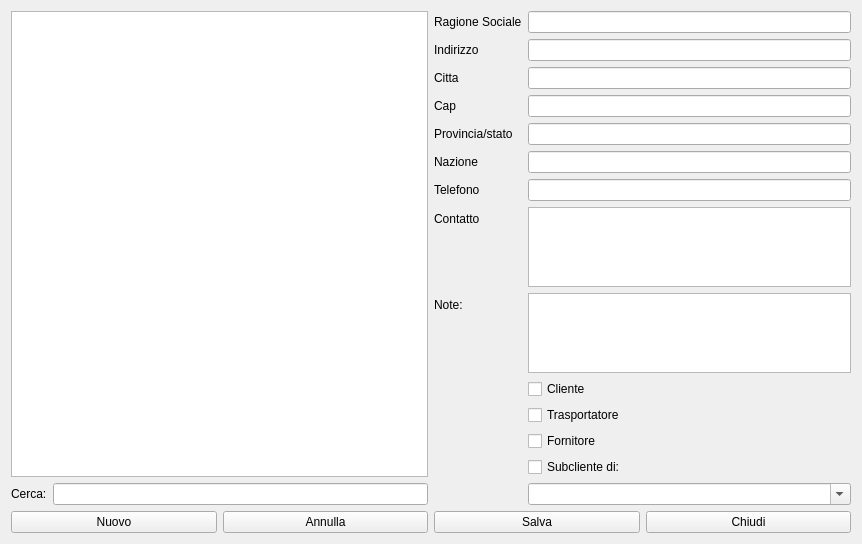
<?xml version="1.0" encoding="UTF-8"?>
<ui version="4.0">
 <class>HUtenti</class>
 <widget class="QWidget" name="HUtenti">
  <property name="windowModality">
   <enum>Qt::ApplicationModal</enum>
  </property>
  <property name="geometry">
   <rect>
    <x>0</x>
    <y>0</y>
    <width>862</width>
    <height>544</height>
   </rect>
  </property>
  <property name="windowTitle">
   <string>Anagrafica</string>
  </property>
  <property name="windowIcon">
   <iconset resource="icons.qrc">
    <normaloff>:/Resources/User-Black.PNG</normaloff>:/Resources/User-Black.PNG</iconset>
  </property>
  <layout class="QVBoxLayout" name="verticalLayout_3">
   <item>
    <layout class="QVBoxLayout" name="verticalLayout_2">
     <item>
      <layout class="QHBoxLayout" name="horizontalLayout_3">
       <item>
        <layout class="QVBoxLayout" name="verticalLayout">
         <item>
          <widget class="QListView" name="lvUtenti">
           <property name="selectionBehavior">
            <enum>QAbstractItemView::SelectRows</enum>
           </property>
           <property name="selectionRectVisible">
            <bool>true</bool>
           </property>
          </widget>
         </item>
         <item>
          <layout class="QHBoxLayout" name="horizontalLayout">
           <item>
            <widget class="QLabel" name="label">
             <property name="text">
              <string>Cerca:</string>
             </property>
            </widget>
           </item>
           <item>
            <widget class="QLineEdit" name="lsearch"/>
           </item>
          </layout>
         </item>
        </layout>
       </item>
       <item>
        <layout class="QFormLayout" name="formLayout">
         <property name="fieldGrowthPolicy">
          <enum>QFormLayout::AllNonFixedFieldsGrow</enum>
         </property>
         <item row="0" column="0">
          <widget class="QLabel" name="label_2">
           <property name="text">
            <string>Ragione Sociale</string>
           </property>
          </widget>
         </item>
         <item row="0" column="1">
          <widget class="QLineEdit" name="lragsoc"/>
         </item>
         <item row="1" column="0">
          <widget class="QLabel" name="label_3">
           <property name="text">
            <string>Indirizzo</string>
           </property>
          </widget>
         </item>
         <item row="1" column="1">
          <widget class="QLineEdit" name="lind"/>
         </item>
         <item row="3" column="1">
          <widget class="QLineEdit" name="lcap"/>
         </item>
         <item row="4" column="1">
          <widget class="QLineEdit" name="lcit"/>
         </item>
         <item row="5" column="0">
          <widget class="QLabel" name="label_7">
           <property name="text">
            <string>Provincia/stato</string>
           </property>
          </widget>
         </item>
         <item row="5" column="1">
          <widget class="QLineEdit" name="lpro"/>
         </item>
         <item row="6" column="0">
          <widget class="QLabel" name="label_6">
           <property name="text">
            <string>Nazione</string>
           </property>
          </widget>
         </item>
         <item row="6" column="1">
          <widget class="QLineEdit" name="lnaz"/>
         </item>
         <item row="7" column="0">
          <widget class="QLabel" name="label_8">
           <property name="text">
            <string>Telefono</string>
           </property>
          </widget>
         </item>
         <item row="7" column="1">
          <widget class="QLineEdit" name="ltel"/>
         </item>
         <item row="8" column="0">
          <widget class="QLabel" name="label_9">
           <property name="text">
            <string>Contatto</string>
           </property>
          </widget>
         </item>
         <item row="8" column="1">
          <widget class="QTextEdit" name="tcon"/>
         </item>
         <item row="10" column="1">
          <widget class="QCheckBox" name="cbcli">
           <property name="text">
            <string>Cliente</string>
           </property>
          </widget>
         </item>
         <item row="11" column="1">
          <widget class="QCheckBox" name="cbtra">
           <property name="text">
            <string>Trasportatore</string>
           </property>
          </widget>
         </item>
         <item row="12" column="1">
          <widget class="QCheckBox" name="cbfor">
           <property name="text">
            <string>Fornitore</string>
           </property>
          </widget>
         </item>
         <item row="13" column="1">
          <widget class="QCheckBox" name="cbsub">
           <property name="text">
            <string>Subcliente di:</string>
           </property>
          </widget>
         </item>
         <item row="14" column="1">
          <widget class="QComboBox" name="cbxMasterCli">
           <property name="enabled">
            <bool>true</bool>
           </property>
           <property name="editable">
            <bool>true</bool>
           </property>
           <property name="insertPolicy">
            <enum>QComboBox::NoInsert</enum>
           </property>
          </widget>
         </item>
         <item row="4" column="0">
          <widget class="QLabel" name="label_5">
           <property name="text">
            <string>Cap</string>
           </property>
          </widget>
         </item>
         <item row="3" column="0">
          <widget class="QLabel" name="label_4">
           <property name="text">
            <string>Citta</string>
           </property>
          </widget>
         </item>
         <item row="9" column="1">
          <widget class="QTextBrowser" name="tnote">
           <property name="readOnly">
            <bool>false</bool>
           </property>
          </widget>
         </item>
         <item row="9" column="0">
          <widget class="QLabel" name="label_10">
           <property name="text">
            <string>Note:</string>
           </property>
          </widget>
         </item>
        </layout>
       </item>
      </layout>
     </item>
     <item>
      <layout class="QHBoxLayout" name="horizontalLayout_2">
       <item>
        <widget class="QPushButton" name="pushButton">
         <property name="text">
          <string>Nuovo</string>
         </property>
         <property name="icon">
          <iconset resource="icons.qrc">
           <normaloff>:/Resources/Plus.PNG</normaloff>:/Resources/Plus.PNG</iconset>
         </property>
         <property name="iconSize">
          <size>
           <width>32</width>
           <height>32</height>
          </size>
         </property>
        </widget>
       </item>
       <item>
        <widget class="QPushButton" name="pushButton_2">
         <property name="text">
          <string>Annulla</string>
         </property>
         <property name="icon">
          <iconset resource="icons.qrc">
           <normaloff>:/Resources/Banned-Sign.PNG</normaloff>:/Resources/Banned-Sign.PNG</iconset>
         </property>
         <property name="iconSize">
          <size>
           <width>32</width>
           <height>32</height>
          </size>
         </property>
        </widget>
       </item>
       <item>
        <widget class="QPushButton" name="pushButton_3">
         <property name="text">
          <string>Salva</string>
         </property>
         <property name="icon">
          <iconset resource="icons.qrc">
           <normaloff>:/Resources/save-icon.png</normaloff>:/Resources/save-icon.png</iconset>
         </property>
         <property name="iconSize">
          <size>
           <width>32</width>
           <height>32</height>
          </size>
         </property>
        </widget>
       </item>
       <item>
        <widget class="QPushButton" name="pushButton_4">
         <property name="text">
          <string>Chiudi</string>
         </property>
         <property name="icon">
          <iconset resource="icons.qrc">
           <normaloff>:/Resources/Actions-window-close-icon.png</normaloff>:/Resources/Actions-window-close-icon.png</iconset>
         </property>
         <property name="iconSize">
          <size>
           <width>32</width>
           <height>32</height>
          </size>
         </property>
        </widget>
       </item>
      </layout>
     </item>
    </layout>
   </item>
  </layout>
 </widget>
 <resources>
  <include location="icons.qrc"/>
 </resources>
 <connections>
  <connection>
   <sender>pushButton_4</sender>
   <signal>clicked()</signal>
   <receiver>HUtenti</receiver>
   <slot>close()</slot>
   <hints>
    <hint type="sourcelabel">
     <x>829</x>
     <y>516</y>
    </hint>
    <hint type="destinationlabel">
     <x>823</x>
     <y>533</y>
    </hint>
   </hints>
  </connection>
 </connections>
</ui>
